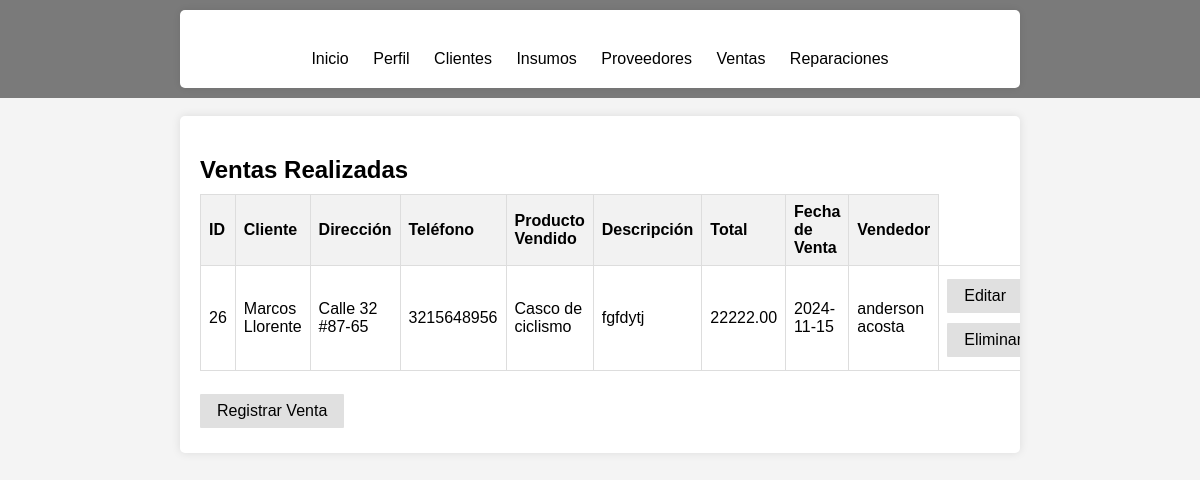
/ventas.php, run on an earlier commit of the app's database.
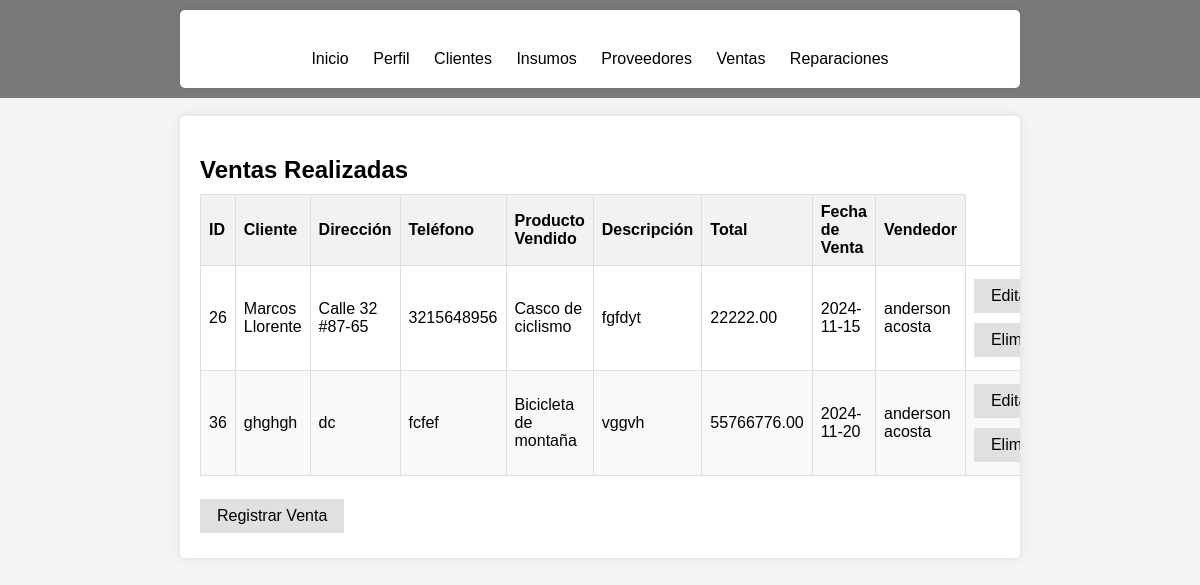
And on a later commit of the database.
### tables this page shows
CREATE TABLE `ventas` (
  `id` int(11) NOT NULL,
  `cliente_id` int(11) DEFAULT NULL,
  `fecha_venta` date DEFAULT NULL,
  `total` decimal(10,2) DEFAULT NULL,
  `descripcion_venta` text DEFAULT NULL,
  `producto_vendido_id` int(11) DEFAULT NULL,
  `usuario_id` int(11) DEFAULT NULL,
  `vendedor` varchar(40) NOT NULL
);

CREATE TABLE `clientes` (
  `id` int(11) NOT NULL,
  `nombre` varchar(100) DEFAULT NULL,
  `direccion` varchar(255) DEFAULT NULL,
  `telefono` varchar(15) DEFAULT NULL
);

CREATE TABLE `productos` (
  `id` int(11) NOT NULL,
  `nombre` varchar(100) DEFAULT NULL,
  `descripcion` text DEFAULT NULL,
  `precio` decimal(10,2) DEFAULT NULL,
  `imagen` blob DEFAULT NULL,
  `cantidad` int(11) DEFAULT 0
);

CREATE TABLE `usuarios` (
  `id` int(11) NOT NULL,
  `nombre` varchar(255) NOT NULL,
  `correo` varchar(255) NOT NULL,
  `clave` varchar(255) NOT NULL,
  `rol` varchar(255) NOT NULL DEFAULT 'usuario',
  `fecha_creacion` timestamp NOT NULL DEFAULT current_timestamp(),
  `fecha_modificacion` timestamp NULL DEFAULT NULL
);

### ventas.php (the view, shortened to what this page needs)
<?php
$dsn = 'mysql:host=localhost;dbname=thunderbike;charset=utf8';
$username = 'root';
$password = '';
try {
    $pdo = new PDO($dsn, $username, $password);
    $pdo->setAttribute(PDO::ATTR_ERRMODE, PDO::ERRMODE_EXCEPTION);
} catch (PDOException $e) {
    die("Conexión fallida: " . $e->getMessage());
}
$sql_ventas = "SELECT v.id, c.nombre AS nombre_cliente, c.direccion, c.telefono, p.nombre AS nombre_producto, v.descripcion_venta, v.total, v.fecha_venta, u.nombre AS nombre_vendedor
                FROM ventas v
                JOIN clientes c ON v.cliente_id = c.id
                JOIN productos p ON v.producto_vendido_id = p.id
                JOIN usuarios u ON v.usuario_id = u.id";
$stmt_ventas = $pdo->query($sql_ventas);
$result_ventas = $stmt_ventas->fetchAll(PDO::FETCH_ASSOC);
?>
<!DOCTYPE html>
<html lang="es">
<head>
</head>
<body>
    <nav class="navtop">
        <div>
            <div class="container">
                <div class="button-container">
                    <a href="inicio.php" id="indexBtn" class="button">Inicio</a>
                    <a href="perfil.php" id="perfilBtn" class="button">Perfil</a>
                    <a href="clientes.php" id="clientesBtn" class="button">Clientes</a>
                    <a href="insumos.php" id="InsumosBtn" class="button">Insumos</a>
                    <a href="proveedores.php" id="proveedoresBtn" class="button">Proveedores</a>
                    <a href="ventas.php" id="ventasBtn" class="button">Ventas</a>
                    <a href="reparaciones.php" id="reparacionesBtn" class="button">Reparaciones</a>
                </div>
            </div>
        </div>
    </nav>
    <br>
    <div class="container">
        <h2>Ventas Realizadas</h2>
        <div class="scrollable-table">
            <table>
            <thead>
                <tr>
                <th>ID</th>
                <th>Cliente</th>
                <th>Dirección</th>
                <th>Teléfono</th>
                <th>Producto Vendido</th>
                <th>Descripción</th>
                <th>Total</th>
                <th>Fecha de Venta</th>
                <th>Vendedor</th>
                </tr>
            </thead>
            <tbody>
        <?php
        if (is_array($result_ventas) && count($result_ventas) > 0) {
            foreach ($result_ventas as $row) {
                echo "<tr>";
                echo "<td>" . htmlspecialchars($row["id"]) . "</td>";
                echo "<td>" . htmlspecialchars($row["nombre_cliente"]) . "</td>";
                echo "<td>" . htmlspecialchars($row["direccion"]) . "</td>";
                echo "<td>" . htmlspecialchars($row["telefono"]) . "</td>";
                echo "<td>" . htmlspecialchars($row["nombre_producto"]) . "</td>";
                echo "<td>" . htmlspecialchars($row["descripcion_venta"]) . "</td>";
                echo "<td>" . htmlspecialchars($row["total"]) . "</td>";
                echo "<td>" . htmlspecialchars($row["fecha_venta"]) . "</td>";
                echo "<td>" . htmlspecialchars($row["nombre_vendedor"]) . "</td>";
                echo "<td>
                        <a href='controladores/editar_venta.php?id=" . htmlspecialchars($row["id"]) . "' class='btn'>Editar</a>
                        <a href='controladores/eliminar_venta.php?id=" . htmlspecialchars($row["id"]) . "' class='btn' onclick='return confirm(\"¿Estás seguro de que deseas eliminar esta venta?\");'>Eliminar</a>
                    </td>";
                echo "</tr>";
            }
        } else {
            echo "<tr><td colspan='10'>No se encontraron ventas.</td></tr>";
        }
        ?>
                </tbody>
            </table>
        </div>
        <br>
        <a href="#" id="showFormBtn" class="btn">Registrar Venta</a>
    </div>
</body>
</html>

What changed in the data, as far as the page shows it:
changed ventas "Marcos Llorente": descripcion_venta "fgfdytj" → "fgfdyt"
added ventas: id "36", cliente.nombre "ghghgh", cliente.direccion "dc", cliente.telefono "fcfef", producto_vendido.nombre "Bicicleta de montaña", descripcion_venta "vggvh", total "55766776.00", fecha_venta "2024-11-20", usuario.nombre "anderson acosta"
